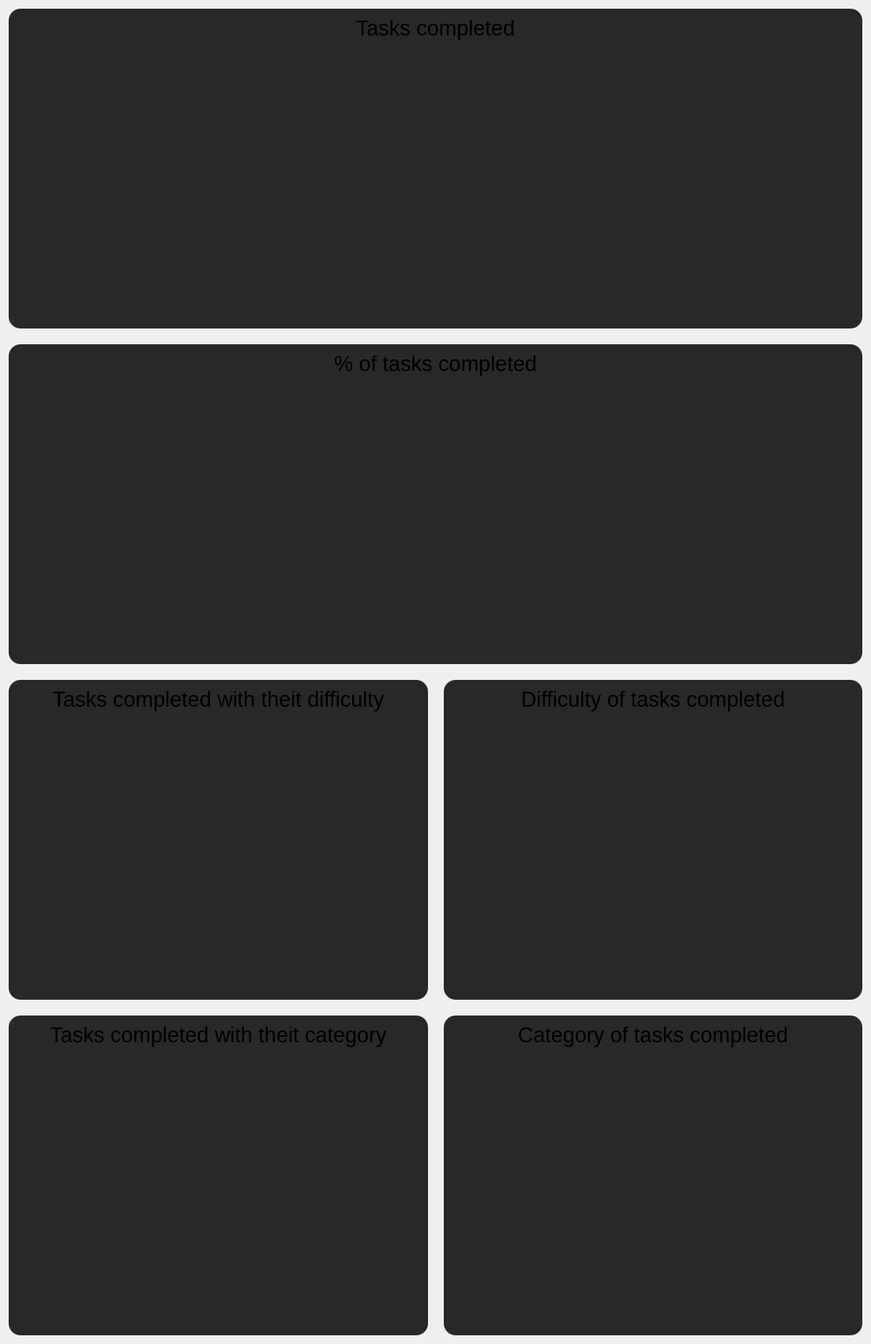
          <widget class="QWidget" name="graph_scrollwidget">
           <property name="geometry">
            <rect>
             <x>0</x>
             <y>0</y>
             <width>1103</width>
             <height>1696</height>
            </rect>
           </property>
           <layout class="QVBoxLayout" name="verticalLayout_18">
            <property name="spacing">
             <number>20</number>
            </property>
            <item>
             <widget class="QWidget" name="task_widget" native="true">
              <property name="styleSheet">
               <string notr="true">background-color: rgb(40,40, 40);
border: none;
border-radius: 15px;</string>
              </property>
              <layout class="QVBoxLayout" name="verticalLayout_6">
               <item>
                <widget class="QLabel" name="task_widget_label">
                 <property name="font">
                  <font>
                   <pointsize>20</pointsize>
                  </font>
                 </property>
                 <property name="text">
                  <string>Tasks completed</string>
                 </property>
                 <property name="alignment">
                  <set>Qt::AlignmentFlag::AlignCenter</set>
                 </property>
                </widget>
               </item>
               <item>
                <widget class="QWidget" name="task_line" native="true">
                 <property name="minimumSize">
                  <size>
                   <width>0</width>
                   <height>350</height>
                  </size>
                 </property>
                </widget>
               </item>
              </layout>
             </widget>
            </item>
            <item>
             <widget class="QWidget" name="perc_task_widget" native="true">
              <property name="styleSheet">
               <string notr="true">background-color: rgb(40,40, 40);
border: none;
border-radius: 15px;</string>
              </property>
              <layout class="QVBoxLayout" name="verticalLayout_13">
               <item>
                <widget class="QLabel" name="perc_task_label">
                 <property name="font">
                  <font>
                   <pointsize>20</pointsize>
                  </font>
                 </property>
                 <property name="text">
                  <string>% of tasks completed</string>
                 </property>
                 <property name="alignment">
                  <set>Qt::AlignmentFlag::AlignCenter</set>
                 </property>
                </widget>
               </item>
               <item>
                <widget class="QWidget" name="perc_task_line" native="true">
                 <property name="minimumSize">
                  <size>
                   <width>0</width>
                   <height>350</height>
                  </size>
                 </property>
                </widget>
               </item>
              </layout>
             </widget>
            </item>
            <item>
             <layout class="QHBoxLayout" name="diff_layout" stretch="1,1">
              <item>
               <widget class="QWidget" name="diff_bar_widget" native="true">
                <property name="styleSheet">
                 <string notr="true">background-color: rgb(40,40, 40);
border: none;
border-radius: 15px;</string>
                </property>
                <layout class="QVBoxLayout" name="verticalLayout_14">
                 <item>
                  <widget class="QLabel" name="diff_bar_label">
                   <property name="font">
                    <font>
                     <pointsize>20</pointsize>
                    </font>
                   </property>
                   <property name="text">
                    <string>Tasks completed with theit difficulty</string>
                   </property>
                   <property name="alignment">
                    <set>Qt::AlignmentFlag::AlignCenter</set>
                   </property>
                  </widget>
                 </item>
                 <item>
                  <widget class="QWidget" name="diff_bar" native="true">
                   <property name="minimumSize">
                    <size>
                     <width>0</width>
                     <height>350</height>
                    </size>
                   </property>
                  </widget>
                 </item>
                </layout>
               </widget>
              </item>
              <item>
               <widget class="QWidget" name="diff_pie_widget" native="true">
                <property name="styleSheet">
                 <string notr="true">background-color: rgb(40,40, 40);
border: none;
border-radius: 15px;</string>
                </property>
                <layout class="QVBoxLayout" name="verticalLayout_15">
                 <item>
                  <widget class="QLabel" name="diff_pie_label">
                   <property name="font">
                    <font>
                     <pointsize>20</pointsize>
                    </font>
                   </property>
                   <property name="text">
                    <string>Difficulty of tasks completed</string>
                   </property>
                   <property name="alignment">
                    <set>Qt::AlignmentFlag::AlignCenter</set>
                   </property>
                  </widget>
                 </item>
                 <item>
                  <widget class="QWidget" name="diff_pie" native="true">
                   <property name="minimumSize">
                    <size>
                     <width>0</width>
                     <height>350</height>
                    </size>
                   </property>
                  </widget>
                 </item>
                </layout>
               </widget>
              </item>
             </layout>
            </item>
            <item>
             <layout class="QHBoxLayout" name="categ_layout" stretch="1,1">
              <item>
               <widget class="QWidget" name="categ_bar_widget" native="true">
                <property name="styleSheet">
                 <string notr="true">background-color: rgb(40,40, 40);
border: none;
border-radius: 15px;</string>
                </property>
                <layout class="QVBoxLayout" name="verticalLayout_16">
                 <item>
                  <widget class="QLabel" name="categ_bar_label">
                   <property name="font">
                    <font>
                     <pointsize>20</pointsize>
                    </font>
                   </property>
                   <property name="text">
                    <string>Tasks completed with theit category</string>
                   </property>
                   <property name="alignment">
                    <set>Qt::AlignmentFlag::AlignCenter</set>
                   </property>
                  </widget>
                 </item>
                 <item>
                  <widget class="QWidget" name="categ_bar" native="true">
                   <property name="minimumSize">
                    <size>
                     <width>0</width>
                     <height>350</height>
                    </size>
                   </property>
                  </widget>
                 </item>
                </layout>
               </widget>
              </item>
              <item>
               <widget class="QWidget" name="categ_pie_widget" native="true">
                <property name="styleSheet">
                 <string notr="true">background-color: rgb(40,40, 40);
border: none;
border-radius: 15px;</string>
                </property>
                <layout class="QVBoxLayout" name="verticalLayout_17">
                 <item>
                  <widget class="QLabel" name="categ_pie_label">
                   <property name="font">
                    <font>
                     <pointsize>20</pointsize>
                    </font>
                   </property>
                   <property name="text">
                    <string>Category of tasks completed</string>
                   </property>
                   <property name="alignment">
                    <set>Qt::AlignmentFlag::AlignCenter</set>
                   </property>
                  </widget>
                 </item>
                 <item>
                  <widget class="QWidget" name="categ_pie" native="true">
                   <property name="minimumSize">
                    <size>
                     <width>0</width>
                     <height>350</height>
                    </size>
                   </property>
                  </widget>
                 </item>
                </layout>
               </widget>
              </item>
             </layout>
            </item>
           </layout>
          </widget>
